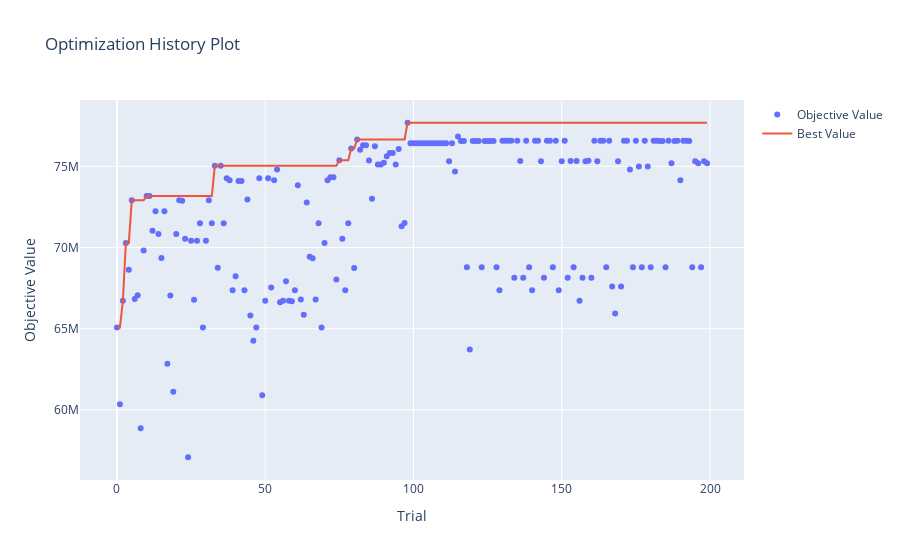

This figure's notebook cell:
### Markdown cell above
A continuación veremos como fue el proceso de búsqueda a través de las visualizaciones que cuenta la herramienta (los gráficos son bastante autoexplicativos)

### Code cell
optuna.visualization.plot_optimization_history(study)

### Figure 1 — Plotly figure (JSON) as saved in the notebook; plotly's stock layout.template omitted (floating-point values rounded to 4 significant figures; data arrays with more than 128 entries replaced by an {"elided": "..."} marker saying what was removed)
{"data": [{"mode": "markers", "name": "Objective Value", "type": "scatter", "x": {"elided": "200 int values"}, "y": {"elided": "200 float values"}}, {"mode": "lines", "name": "Best Value", "type": "scatter", "x": {"elided": "200 int values"}, "y": {"elided": "200 float values"}}, {"marker": {"color": "#cccccc"}, "mode": "markers", "name": "Infeasible Trial", "showlegend": false, "type": "scatter", "x": [], "y": []}], "layout": {"title": {"text": "Optimization History Plot"}, "xaxis": {"title": {"text": "Trial"}}, "yaxis": {"title": {"text": "Objective Value"}}}}
